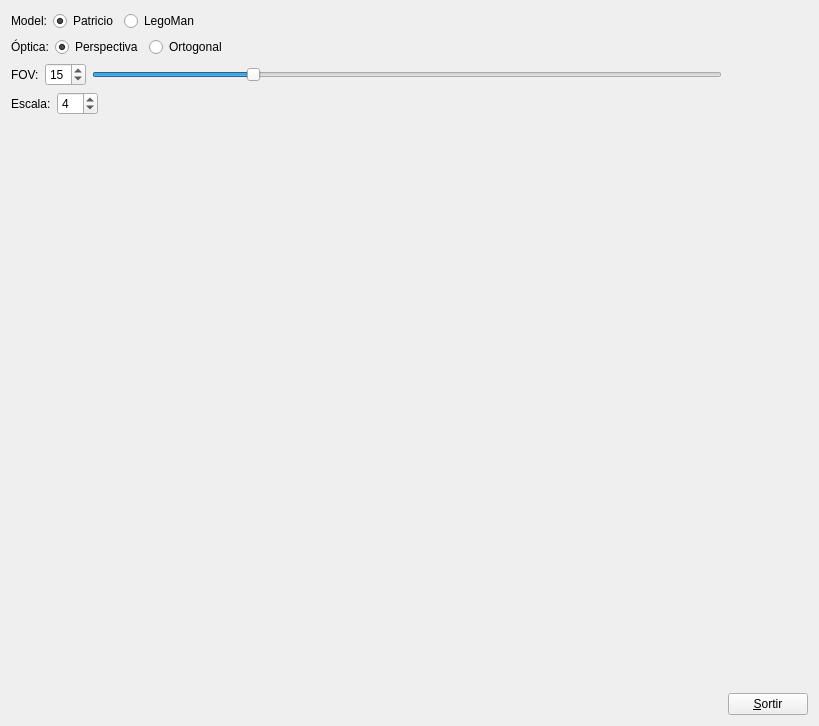
<?xml version="1.0" encoding="UTF-8"?>
<ui version="4.0">
 <class>MyForm</class>
 <widget class="QWidget" name="MyForm">
  <property name="geometry">
   <rect>
    <x>0</x>
    <y>0</y>
    <width>819</width>
    <height>726</height>
   </rect>
  </property>
  <property name="windowTitle">
   <string>IDI-Lab</string>
  </property>
  <layout class="QGridLayout" name="gridLayout">
   <item row="0" column="0">
    <layout class="QHBoxLayout" name="horizontalLayout_2">
     <item>
      <widget class="QLabel" name="label_3">
       <property name="text">
        <string>Model:</string>
       </property>
      </widget>
     </item>
     <item>
      <widget class="QRadioButton" name="radioButton">
       <property name="text">
        <string>Patricio</string>
       </property>
       <property name="checked">
        <bool>true</bool>
       </property>
       <property name="autoExclusive">
        <bool>true</bool>
       </property>
       <attribute name="buttonGroup">
        <string notr="true">buttonGroup</string>
       </attribute>
      </widget>
     </item>
     <item>
      <widget class="QRadioButton" name="radioButton_2">
       <property name="text">
        <string>LegoMan</string>
       </property>
       <property name="autoExclusive">
        <bool>true</bool>
       </property>
       <attribute name="buttonGroup">
        <string notr="true">buttonGroup</string>
       </attribute>
      </widget>
     </item>
     <item>
      <spacer name="horizontalSpacer_2">
       <property name="orientation">
        <enum>Qt::Horizontal</enum>
       </property>
       <property name="sizeHint" stdset="0">
        <size>
         <width>40</width>
         <height>20</height>
        </size>
       </property>
      </spacer>
     </item>
    </layout>
   </item>
   <item row="1" column="0">
    <layout class="QHBoxLayout" name="horizontalLayout_4">
     <item>
      <widget class="QLabel" name="label_2">
       <property name="text">
        <string>Óptica:</string>
       </property>
      </widget>
     </item>
     <item>
      <widget class="QRadioButton" name="radioButton_3">
       <property name="text">
        <string>Perspectiva</string>
       </property>
       <property name="checked">
        <bool>true</bool>
       </property>
       <attribute name="buttonGroup">
        <string notr="true">buttonGroup_2</string>
       </attribute>
      </widget>
     </item>
     <item>
      <widget class="QRadioButton" name="radioButton_4">
       <property name="text">
        <string>Ortogonal</string>
       </property>
       <attribute name="buttonGroup">
        <string notr="true">buttonGroup_2</string>
       </attribute>
      </widget>
     </item>
     <item>
      <spacer name="horizontalSpacer_3">
       <property name="orientation">
        <enum>Qt::Horizontal</enum>
       </property>
       <property name="sizeHint" stdset="0">
        <size>
         <width>40</width>
         <height>20</height>
        </size>
       </property>
      </spacer>
     </item>
    </layout>
   </item>
   <item row="2" column="0">
    <layout class="QHBoxLayout" name="horizontalLayout_3">
     <item>
      <widget class="QLabel" name="label">
       <property name="text">
        <string>FOV:</string>
       </property>
      </widget>
     </item>
     <item>
      <widget class="QSpinBox" name="spinBox">
       <property name="minimum">
        <number>10</number>
       </property>
       <property name="maximum">
        <number>30</number>
       </property>
       <property name="value">
        <number>15</number>
       </property>
      </widget>
     </item>
     <item>
      <widget class="QSlider" name="horizontalSlider">
       <property name="minimum">
        <number>10</number>
       </property>
       <property name="maximum">
        <number>30</number>
       </property>
       <property name="value">
        <number>15</number>
       </property>
       <property name="orientation">
        <enum>Qt::Horizontal</enum>
       </property>
      </widget>
     </item>
    </layout>
   </item>
   <item row="3" column="0">
    <layout class="QHBoxLayout" name="horizontalLayout">
     <item>
      <widget class="QLabel" name="label_4">
       <property name="text">
        <string>Escala:</string>
       </property>
      </widget>
     </item>
     <item>
      <widget class="QSpinBox" name="spinBox_2">
       <property name="minimum">
        <number>1</number>
       </property>
       <property name="maximum">
        <number>10</number>
       </property>
       <property name="value">
        <number>4</number>
       </property>
      </widget>
     </item>
     <item>
      <spacer name="horizontalSpacer">
       <property name="orientation">
        <enum>Qt::Horizontal</enum>
       </property>
       <property name="sizeHint" stdset="0">
        <size>
         <width>40</width>
         <height>20</height>
        </size>
       </property>
      </spacer>
     </item>
    </layout>
   </item>
   <item row="4" column="0">
    <widget class="MyGLWidget" name="widget" native="true">
     <property name="sizePolicy">
      <sizepolicy hsizetype="Expanding" vsizetype="Expanding">
       <horstretch>0</horstretch>
       <verstretch>0</verstretch>
      </sizepolicy>
     </property>
    </widget>
   </item>
   <item row="4" column="1">
    <layout class="QVBoxLayout" name="verticalLayout">
     <item>
      <spacer name="verticalSpacer">
       <property name="orientation">
        <enum>Qt::Vertical</enum>
       </property>
       <property name="sizeHint" stdset="0">
        <size>
         <width>20</width>
         <height>40</height>
        </size>
       </property>
      </spacer>
     </item>
     <item>
      <widget class="QPushButton" name="pushButton">
       <property name="sizePolicy">
        <sizepolicy hsizetype="Fixed" vsizetype="Fixed">
         <horstretch>0</horstretch>
         <verstretch>0</verstretch>
        </sizepolicy>
       </property>
       <property name="text">
        <string>&amp;Sortir</string>
       </property>
      </widget>
     </item>
    </layout>
   </item>
  </layout>
 </widget>
 <customwidgets>
  <customwidget>
   <class>MyGLWidget</class>
   <extends>QWidget</extends>
   <header>MyGLWidget.h</header>
   <container>1</container>
   <slots>
    <slot>afov(int)</slot>
    <slot>modelleg(bool)</slot>
    <slot>camor(bool)</slot>
    <slot>campe(bool)</slot>
    <slot>modelpat(bool)</slot>
    <slot>aescala(int)</slot>
   </slots>
  </customwidget>
 </customwidgets>
 <resources/>
 <connections>
  <connection>
   <sender>pushButton</sender>
   <signal>clicked()</signal>
   <receiver>MyForm</receiver>
   <slot>close()</slot>
   <hints>
    <hint type="sourcelabel">
     <x>811</x>
     <y>718</y>
    </hint>
    <hint type="destinationlabel">
     <x>839</x>
     <y>529</y>
    </hint>
   </hints>
  </connection>
  <connection>
   <sender>horizontalSlider</sender>
   <signal>sliderMoved(int)</signal>
   <receiver>spinBox</receiver>
   <slot>setValue(int)</slot>
   <hints>
    <hint type="sourcelabel">
     <x>235</x>
     <y>92</y>
    </hint>
    <hint type="destinationlabel">
     <x>93</x>
     <y>98</y>
    </hint>
   </hints>
  </connection>
  <connection>
   <sender>spinBox</sender>
   <signal>valueChanged(int)</signal>
   <receiver>horizontalSlider</receiver>
   <slot>setValue(int)</slot>
   <hints>
    <hint type="sourcelabel">
     <x>93</x>
     <y>98</y>
    </hint>
    <hint type="destinationlabel">
     <x>218</x>
     <y>92</y>
    </hint>
   </hints>
  </connection>
  <connection>
   <sender>horizontalSlider</sender>
   <signal>sliderMoved(int)</signal>
   <receiver>widget</receiver>
   <slot>afov(int)</slot>
   <hints>
    <hint type="sourcelabel">
     <x>347</x>
     <y>87</y>
    </hint>
    <hint type="destinationlabel">
     <x>345</x>
     <y>147</y>
    </hint>
   </hints>
  </connection>
  <connection>
   <sender>spinBox</sender>
   <signal>valueChanged(int)</signal>
   <receiver>widget</receiver>
   <slot>afov(int)</slot>
   <hints>
    <hint type="sourcelabel">
     <x>72</x>
     <y>79</y>
    </hint>
    <hint type="destinationlabel">
     <x>83</x>
     <y>162</y>
    </hint>
   </hints>
  </connection>
  <connection>
   <sender>radioButton_2</sender>
   <signal>clicked(bool)</signal>
   <receiver>widget</receiver>
   <slot>modelleg(bool)</slot>
   <hints>
    <hint type="sourcelabel">
     <x>169</x>
     <y>20</y>
    </hint>
    <hint type="destinationlabel">
     <x>152</x>
     <y>160</y>
    </hint>
   </hints>
  </connection>
  <connection>
   <sender>radioButton_4</sender>
   <signal>clicked(bool)</signal>
   <receiver>widget</receiver>
   <slot>camor(bool)</slot>
   <hints>
    <hint type="sourcelabel">
     <x>186</x>
     <y>50</y>
    </hint>
    <hint type="destinationlabel">
     <x>180</x>
     <y>177</y>
    </hint>
   </hints>
  </connection>
  <connection>
   <sender>radioButton_3</sender>
   <signal>clicked(bool)</signal>
   <receiver>widget</receiver>
   <slot>campe(bool)</slot>
   <hints>
    <hint type="sourcelabel">
     <x>117</x>
     <y>52</y>
    </hint>
    <hint type="destinationlabel">
     <x>107</x>
     <y>146</y>
    </hint>
   </hints>
  </connection>
  <connection>
   <sender>radioButton</sender>
   <signal>clicked(bool)</signal>
   <receiver>widget</receiver>
   <slot>modelpat(bool)</slot>
   <hints>
    <hint type="sourcelabel">
     <x>97</x>
     <y>17</y>
    </hint>
    <hint type="destinationlabel">
     <x>34</x>
     <y>215</y>
    </hint>
   </hints>
  </connection>
  <connection>
   <sender>spinBox_2</sender>
   <signal>valueChanged(int)</signal>
   <receiver>widget</receiver>
   <slot>aescala(int)</slot>
   <hints>
    <hint type="sourcelabel">
     <x>68</x>
     <y>125</y>
    </hint>
    <hint type="destinationlabel">
     <x>59</x>
     <y>179</y>
    </hint>
   </hints>
  </connection>
 </connections>
 <buttongroups>
  <buttongroup name="buttonGroup"/>
  <buttongroup name="buttonGroup_2"/>
 </buttongroups>
</ui>
